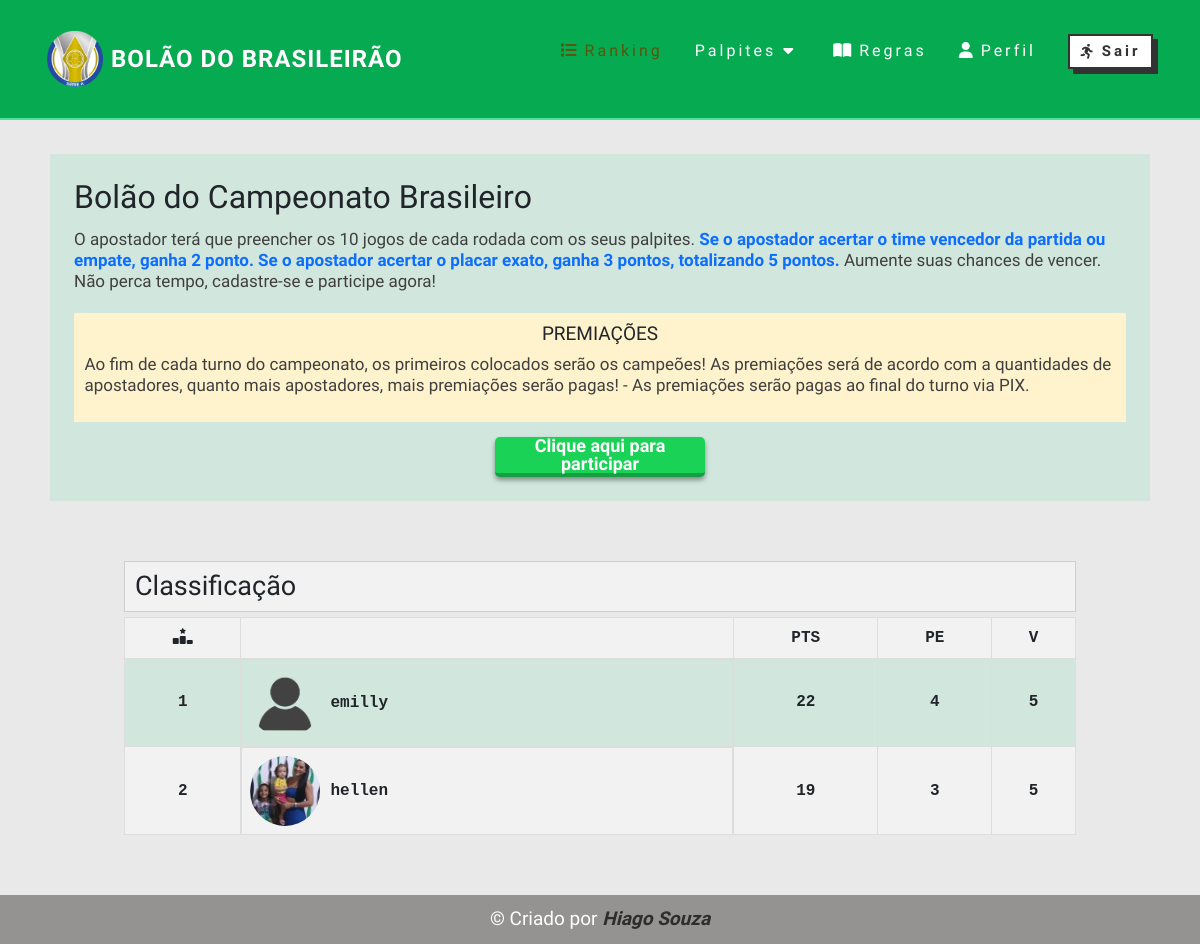
Screenshot of / (signed in) with the database file from the repository.
### bolao/models.py (models this page shows, shortened)
class Classificacao(models.Model):
    usuario = models.OneToOneField(Usuario, null=True, blank=True, on_delete=models.CASCADE)
    pontos = models.IntegerField(default=0)
    placar_exato = models.IntegerField(default=0)
    vitorias = models.IntegerField(default=0)
    empates = models.IntegerField(default=0)

class Usuario(models.Model):
    nome = models.CharField(max_length=200, null=True, blank=True)
    usuario = models.OneToOneField(User, null=True, blank=True, on_delete=models.CASCADE)
    email = models.CharField(max_length=200, null=True, blank=True, unique=True)
    whatsapp = models.CharField(max_length=200, null=True, blank=True, unique=True)
    pagamento = models.BooleanField(default=False)
    imagem = models.ImageField(upload_to='imagens', default='imagens/perfil-null.png')

### bolao/views.py (the view)
# urls.py: path('', homepage, name='homepage'),
def homepage(request):
    if request.user.is_authenticated:
        user = request.user
        usuarios = Classificacao.objects.filter(usuario__pagamento=True).order_by('-pontos', '-placar_exato', '-vitorias', '-empates')
        thread = threading.Thread(target=calcular_pontuacao(user))
        thread.start()
        context = {'usuarios':usuarios}
        return render(request, 'index.html',context)
    else:
        user = request.user
        usuarios = Classificacao.objects.filter(usuario__pagamento=True).order_by('-pontos', '-placar_exato', '-vitorias', '-empates')
        context = {'usuarios':usuarios}
        return render(request, 'index.html',context)

### bolao/models.py (called while the page is built)
    def save(self, *args, **kwargs):
        if self.placar_casa > self.placar_visitante:
            self.vencedor = self.time_casa
        elif self.placar_casa < self.placar_visitante:
            self.vencedor = self.time_visitante
        else:
            self.vencedor = 'empate'
        super().save(*args, **kwargs)

### bolao/templates/index.html (shortened to what this page needs)
{% extends 'auxiliar/base.html' %} {% load static %} {% block title %} Bolão | Ranking {% endblock%} {% block body %}
<section class="informacao">
    <div class="container__info">
        <h2 class="title">Bolão do Campeonato Brasileiro</h2>
        <p>O apostador terá que preencher os 10 jogos de cada rodada
            com os seus palpites.<b class="text-primary">
                Se o apostador acertar o time vencedor da partida ou empate, ganha
                2 ponto. Se o apostador acertar o placar exato, ganha 3
                pontos, totalizando 5 pontos.</b>
            Aumente suas chances de vencer. Não perca tempo, cadastre-se e
            participe agora!</p>
        <div class="premiacoes">
            <h4>PREMIAÇÕES</h4>
            <p>
                Ao fim de cada turno do campeonato, os primeiros colocados serão os campeões!
                As premiações será de acordo com a quantidades de apostadores, quanto mais apostadores, mais
                premiações serão pagas!
                - As premiações serão pagas ao final do turno via PIX.
            </p>
        </div>
        <div class="inscricao">
            <button onclick="return sendToWhatSapp('{{request.user}}')">Clique aqui para participar</button>
        </div>
    </div>
</section>
<section class="container">
    <h2>Classificação</h2>
    <div class="tabela">
        <table>
            <thead>
                <tr>
                    <th><i class="fa-solid fa-ranking-star"></i></th>
                    <th></th>
                    <th>PTS</th>
                    <th>PE</th>
                    <th>V</th>
                </tr>
            </thead>
            <tbody>
                {% for usuario in usuarios %}
                <tr>
                    <td>{{ forloop.counter }}</td>
                    <td class="usuario">
                        <img src="{{ usuario.usuario.imagem.url }}" alt="{{ usuario.usuario.nome }}" class="escudo">
                        {{ usuario.usuario.nome}}
                    </td>
                    <td>{{ usuario.pontos }}</td>
                    <td>{{ usuario.placar_exato }}</td>
                    <td>{{ usuario.vitorias }}</td>
                </tr>
                {% endfor %}
            </tbody>
        </table>
    </div>
</section>
{% endblock %}

### static/css/style.css (style rules this page uses)
* { margin: 0; padding: 0; box-sizing: border-box; font-family: "Afacad Flux", sans-serif; text-decoration: none; }
body, html { background: #e9e9e9; }
.container { margin: 0 auto; max-width: 1000px; padding: 0 2%; }
.informacao { max-width: 1100px; margin: 130px auto 60px auto; background-color: #d1e7dd; padding: 2%; }
.container__info { display: flex; flex-direction: column; gap: 5px; }
.container__info h2 { font-weight: 400; }
.container__info > p { color: #403f3f; line-height: 1.3rem; font-size: 17px; }
.premiacoes { background-color: #fff3cd; padding: 1%; }
.premiacoes h4 { text-align: center; font-size: 19px; font-weight: 400; }
.premiacoes p { color: #403f3f; line-height: 1.3rem; font-size: 17px; }
.inscricao { margin: 0 auto; }
.inscricao button { margin-top: 10px; display: flex; align-items: center; justify-content: center; line-height: 1; text-decoration: none; color: #ffffff; font-size: 18px; border-radius: 5px; border: none; width: 210px; height: 40px; font-weight: bold; border-bottom: 4px solid #179e43; transition: 0.3s; box-shadow: 0px 3px 5px 0px rgba(0, 0, 0, 0.4); background-color: #19d256; cursor: pointer; }
.container > h2 { background-color: #f2f2f2; margin-bottom: 5px; padding: 8px 10px; border: 1px solid #cecece; font-weight: 500; font-size: 27px; }
.tabela { background-color: #d1e7dd; overflow: auto; }
table { border-collapse: collapse; width: 100%; box-shadow: 0px 5px 10px rgba(0, 0, 0, 0.2); }
th, td { border: 1px solid #ddd; padding: 8px; text-align: center; font-size: 16px; font-family: monospace; font-weight: bold; }
th { background-color: #f2f2f2; font-weight: bold; }
tr:nth-child(even) { background-color: #f2f2f2; }
.escudo { border-radius: 50%; width: 70px; height: 70px; margin-right: 10px; }
.usuario { display: flex; align-items: center; }

### rows the page displays
Classificacao: usuario.imagem (picture), usuario.nome "emilly", pontos "22", placar_exato "4", vitorias "5"
Classificacao: usuario.imagem (picture), usuario.nome "hellen", pontos "19", placar_exato "3", vitorias "5"
